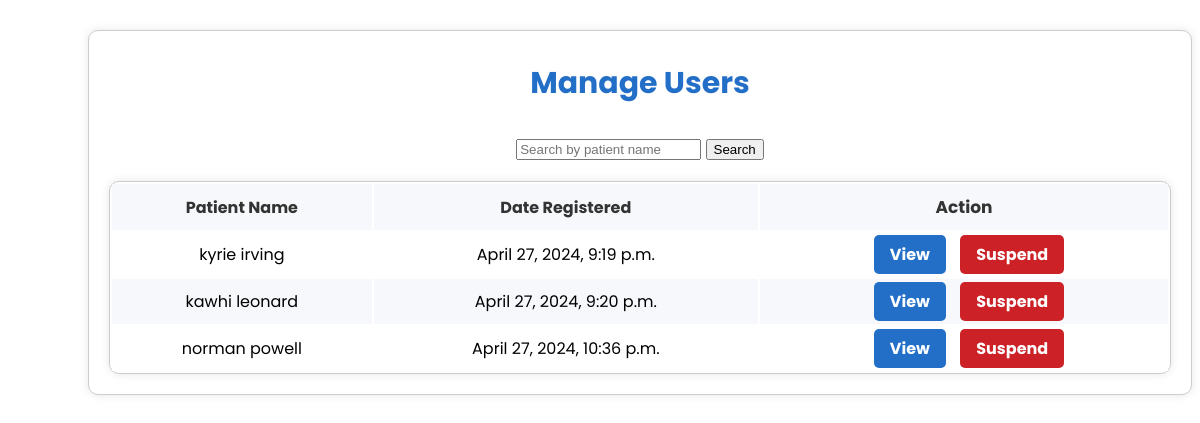
Page /manageusers/ (signed in) on the earlier database version.
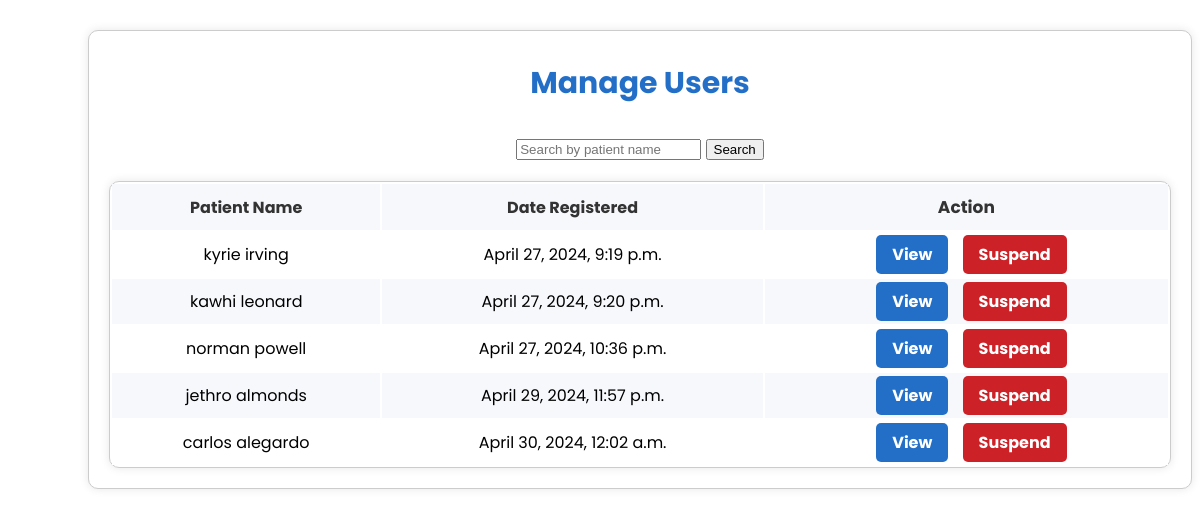
Same page on the later database version.
### base/models.py (models this page shows)
class User(AbstractUser):
    username = models.CharField(unique=True, max_length=200)
    first_name = models.CharField(max_length=255)
    middle_name = models.CharField(max_length=255, blank=True, default='')
    last_name = models.CharField(max_length=255, default='')
    birth_date = models.DateField()
    REQUIRED_FIELDS = []

### base/views.py (the view)
# urls.py: path('manageusers/', views.manage_users, name="manage_users"),
@staff_login_required
def manage_users(request):
    search_query = request.GET.get('search_query')
    patients = User.objects.filter(is_staff=False, is_active=True)
    if search_query:
        patients = patients.filter(
            first_name__icontains=search_query
        ) | patients.filter(
            last_name__icontains=search_query
        )
    context = {'patients': patients}
    return render(request, 'base/staff-section/manage_users.html', context)

### base/views.py (called while the page is built)
def staff_login_required(view_func):
    @wraps(view_func)
    def wrapper(request, *args, **kwargs):
        if not request.user.is_authenticated:
            return redirect('home')
        elif not request.user.is_staff:
            return redirect('home')
        else:
            return view_func(request, *args, **kwargs)
    return wrapper

### base/templates/base/staff-section/manage_users.html (shortened to what this page needs)
{% include 'sections.html' %}
{% block content %}
{% load static %}
    <link rel="stylesheet" type="text/css" href="{% static 'styles/staff/manage_users.css' %}">
<div class="manage-container">
    <h2 class="manage-title">Manage Users</h2>
        <form method="GET" action="{% url 'search_users' %}" class="search-form" target="_blank">
            <input type="text" name="search_query" placeholder="Search by patient name">
            <button type="submit">Search</button>
        </form>
    <table class="manage-table">
        <thead>
            <tr>
                <th>Patient Name</th>
                <th>Date Registered</th>
                <th>Action</th>
            </tr>
        </thead>
        <tbody>
            {% for patient in patients %}
            <tr class="{% cycle 'even' 'odd' %}">
                <td>{{ patient.first_name }} {{ patient.last_name }}</td>
                <td>{{ patient.date_joined }}</td>
                <td>
                    <a href="{% url 'staff_view_profile' user_id=patient.id %}" class="view-button" target="_blank">View</a>
                    <a href="{% url 'staff_suspend_user' user_id=patient.id %}" class="view-button suspend-button" target="_blank">Suspend</a>
                </td>
            </tr>
            {% endfor %}
        </tbody>
    </table>
</div>
</body>
{% endblock %}

Differences in the rows shown:
added User: first_name "jethro", last_name "almonds", date_joined "April 29, 2024, 11:57 p.m."
added User: first_name "carlos", last_name "alegardo", date_joined "April 30, 2024, 12:02 a.m."
